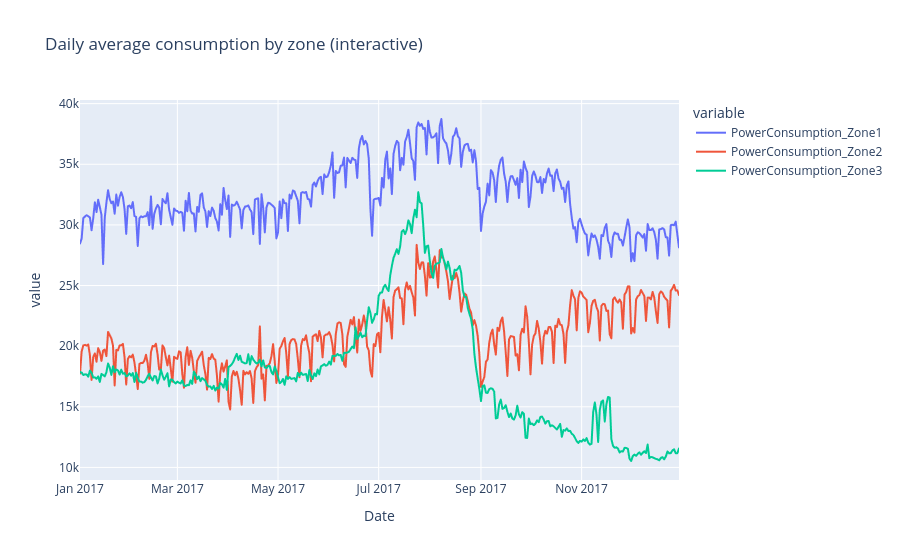

The code cell stored with this chart in its notebook:
### Code cell
fig = px.line(daily_zone.reset_index(), x="Date", y=zones,
              title="Daily average consumption by zone (interactive)")
fig.write_html("figures/05_daily_trend_interactive.html")
fig.show()

### Figure 1 — Plotly figure (JSON) as saved in the notebook; plotly's stock layout.template omitted (floating-point values rounded to 4 significant figures; data arrays with more than 128 entries replaced by an {"elided": "..."} marker saying what was removed)
{"data": [{"hovertemplate": "variable=PowerConsumption_Zone1<br>Date=%{x}<br>value=%{y}<extra></extra>", "legendgroup": "PowerConsumption_Zone1", "line": {"color": "#636efa", "dash": "solid"}, "marker": {"symbol": "circle"}, "mode": "lines", "name": "PowerConsumption_Zone1", "showlegend": true, "type": "scattergl", "x": {"elided": "364 str values"}, "xaxis": "x", "y": {"elided": "364 float values"}, "yaxis": "y"}, {"hovertemplate": "variable=PowerConsumption_Zone2<br>Date=%{x}<br>value=%{y}<extra></extra>", "legendgroup": "PowerConsumption_Zone2", "line": {"color": "#EF553B", "dash": "solid"}, "marker": {"symbol": "circle"}, "mode": "lines", "name": "PowerConsumption_Zone2", "showlegend": true, "type": "scattergl", "x": {"elided": "364 str values"}, "xaxis": "x", "y": {"elided": "364 float values"}, "yaxis": "y"}, {"hovertemplate": "variable=PowerConsumption_Zone3<br>Date=%{x}<br>value=%{y}<extra></extra>", "legendgroup": "PowerConsumption_Zone3", "line": {"color": "#00cc96", "dash": "solid"}, "marker": {"symbol": "circle"}, "mode": "lines", "name": "PowerConsumption_Zone3", "showlegend": true, "type": "scattergl", "x": {"elided": "364 str values"}, "xaxis": "x", "y": {"elided": "364 float values"}, "yaxis": "y"}], "layout": {"legend": {"title": {"text": "variable"}, "tracegroupgap": 0}, "title": {"text": "Daily average consumption by zone (interactive)"}, "xaxis": {"anchor": "y", "domain": [0, 1], "title": {"text": "Date"}}, "yaxis": {"anchor": "x", "domain": [0, 1], "title": {"text": "value"}}}}
